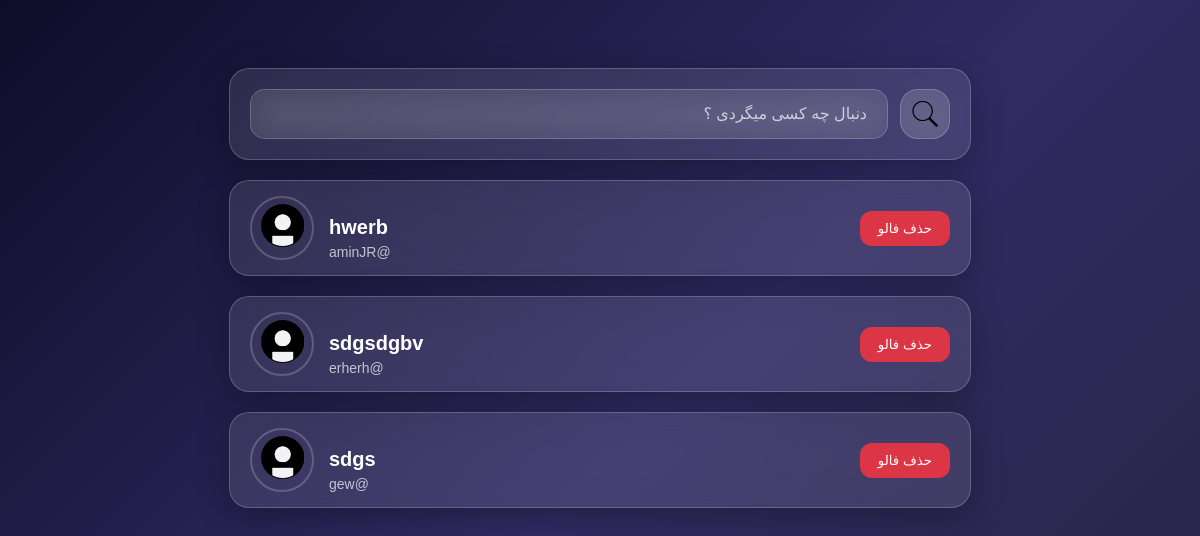
The app's page /profiles/adminJR/followers/ (signed in) with its own data.
### apps/accounts/models.py (models this page shows, shortened)
class Profile(models.Model):
    user = models.OneToOneField(User, on_delete=models.CASCADE, related_name="profile")
    username = models.CharField(max_length=25, blank=True, null=True)
    first_name = models.CharField(max_length=25, blank=True, null=True)
    last_name = models.CharField(max_length=255, blank=True, null=True)
    description = models.TextField(blank=True, null=True)
    image = models.ImageField(upload_to="profiles/", blank=True, null=True,default="/profile-Guest.png")
    created_date = models.DateTimeField(auto_now_add=True)
    updated_date = models.DateTimeField(auto_now=True)

### apps/profiles/views.py (the view)
# urls.py: path("<str:username>/<str:relation_type>/", user_relations_list, name="user_relations"),
def user_relations_list(request, username, relation_type):
    target_profile = get_object_or_404(Profile, username=username)
    search_query = request.GET.get('search', '')
    if relation_type == 'followers':
        profiles = Profile.objects.filter(following_relations__following=target_profile).select_related('user')
        template_name = 'profiles/follower.html'
    elif relation_type == 'following':
        profiles = Profile.objects.filter(follower_relations__follower=target_profile).select_related('user')
        template_name = 'profiles/following.html'
    else:
        return redirect('profiles:profile', username=username)
    if search_query:
        profiles = profiles.filter(
            models.Q(username__icontains=search_query) |
            models.Q(first_name__icontains=search_query)
        )
    follow_set = set()
    if request.user.is_authenticated:
        follow_set = set(
            Follow.objects.filter(
                follower=request.user.profile
            ).values_list("following_id", flat=True)
        )
    context = {
        'target_profile': target_profile,
        'profiles_list': profiles,
        'follow_set': follow_set,
        'search_query': search_query,
    }
    return render(request, template_name, context)

### templates/profiles/follower.html (shortened to what this page needs)
{% load static %}
<!DOCTYPE html>
<html lang="fa" dir="rtl">
<head>
    <link rel="stylesheet" href="{% static 'css/follower.css' %}">
</head>
<body>
<div class="search-box">
        <form method="get" action="" class="search-container">
            <input
                type="text"
                name="search"
                class="search-input"
                placeholder="دنبال چه کسی میگردی ؟"
                value="{{ search_query }}"> <button type="submit" class="search-btn">
                <img src="/media//search-btn.png" alt="Search">
            </button>
        </form>
    </div>
    {% for person in profiles_list %}
    <div class="follower-div">
        <div class="user-info">
            <img src="{% if person.image %}{{ person.image.url }}{% else %}{% static 'images/profile-Guest.png' %}{% endif %}" alt="Profile" class="img-follower">
            <div class="user-text">
                <a href="{% url 'profiles:profile' person.username %}" style="text-decoration: none; color: inherit;">
                    <h3>{{ person.first_name|default:person.username }}</h3>
                </a>
                <span>@{{ person.username|default:"username" }}</span>
            </div>
        </div>
        {% if request.user.is_authenticated and person != request.user.profile %}
            {% if person.id in follow_set %}
                <form method="post" action="{% url 'profiles:toggle_follow' person.id %}" style="margin: 0;">
                    <button type="submit" class="follow-btn unfollow-style" style="background-color: #dc3545;">
                        حذف فالو
                    </button>
                </form>
            {% endif %}
        {% endif %}
    </div>
    {% empty %}
        <div style="text-align: center; margin-top: 20px; color: #666;">هیچ فالووری پیدا نشد.</div>
    {% endfor %}
</body>
</html>

### static/css/follower.css (style rules this page uses)
body { min-height:100vh; background:linear-gradient( 135deg, #0f0c29, #302b63, #24243e ); font-family:sans-serif; display:flex; flex-direction:column; align-items:center; padding:60px 20px; }
.search-box { width:100%; max-width:700px; background:rgba(255,255,255,.1); backdrop-filter:blur(15px); -webkit-backdrop-filter:blur(15px); border:1px solid rgba(255,255,255,.2); border-radius:20px; box-shadow:0 8px 32px rgba(0,0,0,.3); padding:20px; }
.search-container { display:flex; flex-direction:row-reverse; align-items:center; gap:12px; }
.search-input { flex:1; padding:15px 20px; background:rgba(255,255,255,.08); border:1px solid rgba(255,255,255,.2); border-radius:15px; color:#fff; font-size:16px; outline:none; backdrop-filter:blur(15px); transition:.3s; }
.search-input::placeholder { color:rgba(255,255,255,.7); }
.search-btn { width:50px; height:50px; border:none; border-radius:18px; cursor:pointer; background:rgba(255,255,255,.12); backdrop-filter:blur(20px); display:flex; justify-content:center; align-items:center; border:1px solid rgba(255,255,255,.2); transition:.3s; }
.search-btn img { width:30px; height:30px; object-fit:contain; }
.follower-div { width:100%; max-width:700px; margin-top:20px; background:rgba(255,255,255,.1); backdrop-filter:blur(15px); -webkit-backdrop-filter:blur(15px); border:1px solid rgba(255,255,255,.2); border-radius:20px; box-shadow:0 8px 32px rgba(0,0,0,.3); padding:15px 20px; display:flex; flex-direction:row-reverse; justify-content:space-between; align-items:center; transition:.3s; }
.user-info { display:flex; flex-direction:row-reverse; align-items:center; gap:15px; }
.img-follower { width:60px; height:60px; border-radius:50%; object-fit:cover; border:2px solid rgba(255,255,255,.2); }
.user-text { display:flex; flex-direction:column; text-align:left; }
.user-text h3 { color:#fff; font-size:20px; margin-bottom:5px; }
.user-text span { color:rgba(255,255,255,.7); font-size:14px; }
.follow-btn { padding:10px 18px; border:none; border-radius:12px; background:rgba(255,255,255,.15); color:#fff; cursor:pointer; backdrop-filter:blur(15px); transition:.3s; }

### records on screen
Profile: image (picture), first_name "hwerb", username "aminJR", shows "حذف فالو"
Profile: image (picture), first_name "sdgsdgbv", username "erherh", shows "حذف فالو"
Profile: image (picture), first_name "sdgs", username "gew", shows "حذف فالو"
